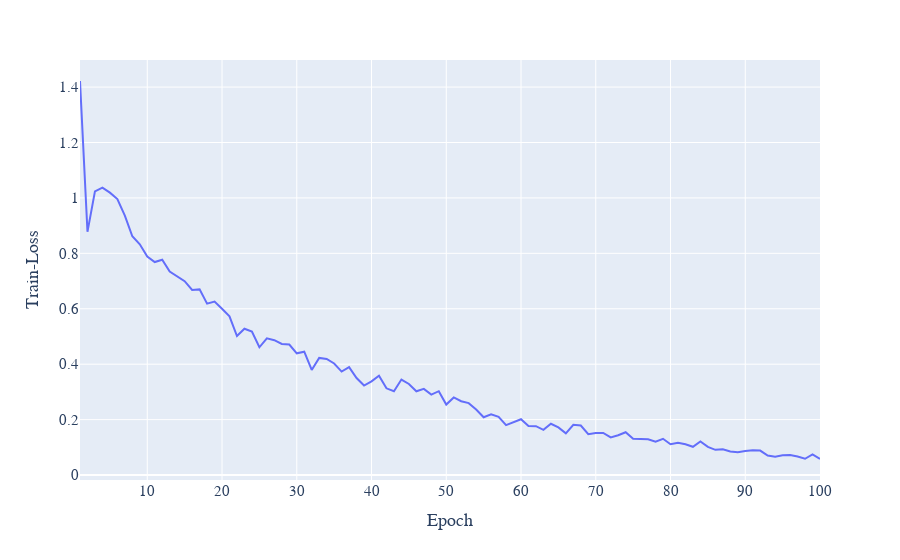

Notebook code cell kept with this figure:
### Code cell
fig=px.line(df_complicated,x='epoch',y='train/loss',render_mode='svg')
fig.update_xaxes(title_text='Epoch')
fig.update_yaxes(title_text='Train-Loss')
fig.update_layout(font_family="Times New Roman",font_size=15)
fig.write_image("train_loss.svg")

fig.show()
svg_to_pdf('train_loss.svg', 'train4/pdf/train_loss.pdf')

### Figure 1 — Plotly figure (JSON) as saved in the notebook; plotly's stock layout.template omitted (floating-point values rounded to 4 significant figures)
{"data": [{"hovertemplate": "epoch=%{x}<br>train/loss=%{y}<extra></extra>", "legendgroup": "", "line": {"color": "#636efa", "dash": "solid"}, "marker": {"symbol": "circle"}, "mode": "lines", "name": "", "orientation": "v", "showlegend": false, "type": "scatter", "x": [1, 2, 3, 4, 5, 6, 7, 8, 9, 10, 11, 12, 13, 14, 15, 16, 17, 18, 19, 20, 21, 22, 23, 24, 25, 26, 27, 28, 29, 30, 31, 32, 33, 34, 35, 36, 37, 38, 39, 40, 41, 42, 43, 44, 45, 46, 47, 48, 49, 50, 51, 52, 53, 54, 55, 56, 57, 58, 59, 60, 61, 62, 63, 64, 65, 66, 67, 68, 69, 70, 71, 72, 73, 74, 75, 76, 77, 78, 79, 80, 81, 82, 83, 84, 85, 86, 87, 88, 89, 90, 91, 92, 93, 94, 95, 96, 97, 98, 99, 100], "xaxis": "x", "y": [1.422, 0.8777, 1.024, 1.037, 1.019, 0.9959, 0.9363, 0.8616, 0.8329, 0.7886, 0.7686, 0.7771, 0.7345, 0.7176, 0.6995, 0.668, 0.6699, 0.6185, 0.626, 0.5998, 0.5727, 0.5015, 0.528, 0.518, 0.461, 0.4931, 0.4865, 0.4729, 0.4708, 0.4391, 0.4452, 0.3792, 0.4225, 0.4191, 0.4025, 0.3733, 0.3894, 0.3501, 0.3228, 0.3381, 0.3581, 0.313, 0.3026, 0.3446, 0.3286, 0.3022, 0.311, 0.2901, 0.3026, 0.2543, 0.2801, 0.2662, 0.2595, 0.2364, 0.2084, 0.2191, 0.2098, 0.1803, 0.1922, 0.2014, 0.1771, 0.1762, 0.1631, 0.185, 0.1719, 0.1506, 0.1816, 0.1787, 0.1475, 0.1521, 0.1517, 0.1358, 0.1437, 0.1544, 0.1306, 0.1305, 0.129, 0.1206, 0.1308, 0.111, 0.1164, 0.1109, 0.1019, 0.1214, 0.1015, 0.09086, 0.09307, 0.08491, 0.08183, 0.08636, 0.08948, 0.08817, 0.07007, 0.06639, 0.07133, 0.07193, 0.06709, 0.05873, 0.0748, 0.05785], "yaxis": "y"}], "layout": {"font": {"family": "Times New Roman", "size": 15}, "legend": {"tracegroupgap": 0}, "margin": {"t": 60}, "xaxis": {"anchor": "y", "domain": [0, 1], "title": {"text": "Epoch"}}, "yaxis": {"anchor": "x", "domain": [0, 1], "title": {"text": "Train-Loss"}}}}
